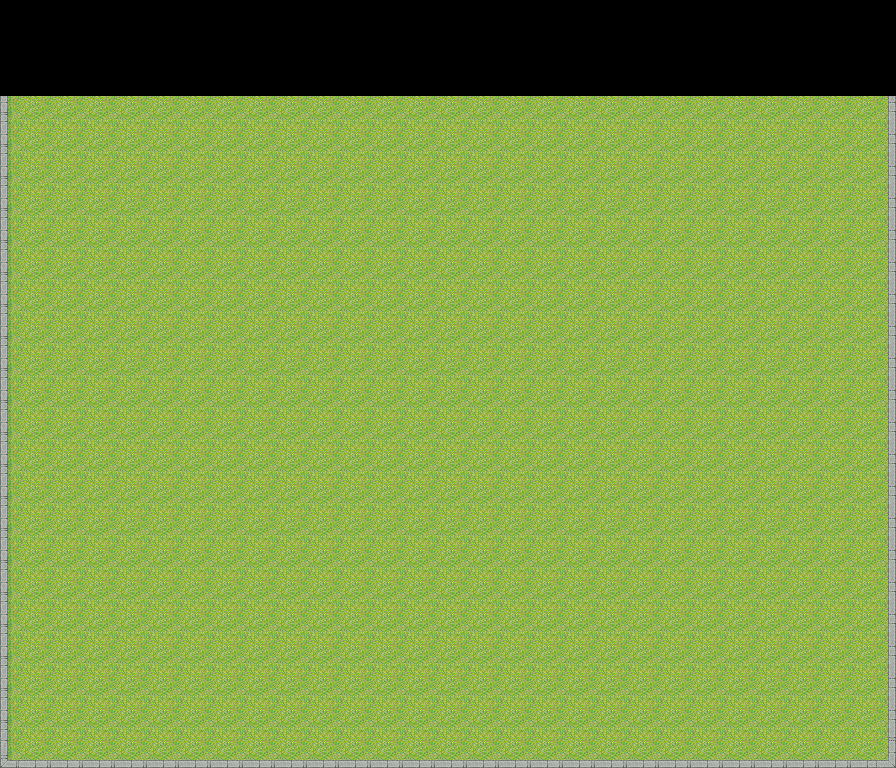

Tiled map render using the project's own tile images. Description and the whole map definition, tile-layer contents included, below:
An orthogonal 28x24 tile map with 32x32 px tiles, 1 tile layer (Camada de Tiles 1), 1 hidden layer not drawn.

<map version="1.0" tiledversion="1.1.5" orientation="orthogonal" renderorder="right-down" width="28" height="24" tilewidth="32" tileheight="32" infinite="0" nextobjectid="1">
 <tileset firstgid="1" source="tileset.tsx" />
 <layer name="Camada de Tiles 1" width="28" height="24">
  <data encoding="csv">
0,0,0,0,0,0,0,0,0,0,0,0,0,0,0,0,0,0,0,0,0,0,0,0,0,0,0,0,
0,0,0,0,0,0,0,0,0,0,0,0,0,0,0,0,0,0,0,0,0,0,0,0,0,0,0,0,
0,0,0,0,0,0,0,0,0,0,0,0,0,0,0,0,0,0,0,0,0,0,0,0,0,0,0,0,
1377,1378,1378,1378,1378,1378,1378,1378,1378,1378,1378,1378,1378,1378,1378,1378,1378,1378,1378,1378,1378,1378,1378,1378,1378,1378,1378,1379,
1377,1378,1378,1378,1378,1378,1378,1378,1378,1378,1378,1378,1378,1378,1378,1378,1378,1378,1378,1378,1378,1378,1378,1378,1378,1378,1378,1379,
1377,1378,1378,1378,1378,1378,1378,1378,1378,1378,1378,1378,1378,1378,1378,1378,1378,1378,1378,1378,1378,1378,1378,1378,1378,1378,1378,1379,
1377,1378,1378,1378,1378,1378,1378,1378,1378,1378,1378,1378,1378,1378,1378,1378,1378,1378,1378,1378,1378,1378,1378,1378,1378,1378,1378,1379,
1377,1378,1378,1378,1378,1378,1378,1378,1378,1378,1378,1378,1378,1378,1378,1378,1378,9,1378,1378,1378,1378,1378,1378,1378,1378,1378,1379,
1377,1378,1378,1378,1378,1378,1378,1378,1378,1378,1378,1378,1378,1378,1378,1378,1378,9,9,1378,1378,1378,1378,1378,1378,1378,1378,1379,
1377,1378,1378,1378,1378,1378,1378,1378,1378,1378,1378,1378,1378,1378,1378,1378,1378,9,1378,1378,1378,1378,1378,1378,1378,1378,1378,1379,
1377,1378,1378,1378,1378,1378,1378,1378,1378,1378,1378,1378,1378,1378,1378,9,9,9,1378,1378,1378,1378,1378,1378,1378,1378,1378,1379,
1377,1378,1378,1378,1378,1378,1378,1378,1378,1378,1378,1378,1378,1378,9,9,1378,1378,1378,1378,1378,1378,1378,1378,1378,1378,1378,1379,
1377,1378,1378,1378,1378,1378,1378,1378,1378,1378,1378,1378,1378,1378,9,9,9,9,9,1378,1378,1378,1378,1378,1378,1378,1378,1379,
1377,1378,1378,1378,1378,1378,1378,1378,1378,1378,1378,1378,1378,1378,1378,1378,1378,1378,1378,1378,1378,1378,1378,1378,1378,1378,1378,1379,
1377,1378,1378,1378,1378,1378,1378,1378,1378,1378,1378,1378,1378,1378,1378,1378,1378,1378,1378,1378,1378,1378,1378,1378,1378,1378,1378,1379,
1377,1378,1378,1378,1378,1378,1378,1378,1378,1378,1378,1378,1378,1378,1378,1378,1378,1378,1378,1378,1378,1378,1378,1378,1378,1378,1378,1379,
1377,1378,1378,1378,1378,1378,1378,1378,1378,1378,1378,1378,1378,1378,1378,1378,1378,1378,1378,1378,1378,1378,1378,1378,1378,1378,1378,1379,
1377,1378,1378,1378,1378,1378,1378,1378,1378,1378,1378,1378,1378,1378,1378,1378,1378,1378,1378,1378,1378,1378,1378,1378,1378,1378,1378,1379,
1377,1378,1378,1378,1378,1378,1378,1378,1378,1378,1378,1378,1378,1378,1378,1378,1378,1378,1378,1378,1378,1378,1378,1378,1378,1378,1378,1379,
1377,1378,1378,1378,1378,1378,1378,1378,1378,1378,1378,1378,1378,1378,1378,1378,1378,1378,1378,1378,1378,1378,1378,1378,1378,1378,1378,1379,
1377,1378,1378,1378,1378,1378,1378,1378,1378,1378,1378,1378,1378,1378,1378,1378,1378,1378,1378,1378,1378,1378,1378,1378,1378,1378,1378,1379,
1377,1378,1378,1378,1378,1378,1378,1378,1378,1378,1378,1378,1378,1378,1378,1378,1378,1378,1378,1378,1378,1378,1378,1378,1378,1378,1378,1379,
1377,1378,1378,1378,1378,1378,1378,1378,1378,1378,1378,1378,1378,1378,1378,1378,1378,1378,1378,1378,1378,1378,1378,1378,1378,1378,1378,1379,
1385,1386,1386,1386,1386,1386,1386,1386,1386,1386,1386,1386,1386,1386,1386,1386,1386,1386,1386,1386,1386,1386,1386,1386,1386,1386,1386,1387
</data>
 </layer>
 <layer name="Camada de Tiles 2" width="28" height="24" visible="0">
  <data encoding="csv">
1457,1458,1458,1458,1458,1458,1458,1458,1458,1458,1458,1458,1458,1458,1458,1458,1458,1458,1458,1458,1458,1458,1458,1458,1458,1458,1458,1459,
1465,1466,1466,1466,1466,1466,1466,1466,1466,1466,1466,1466,1466,1466,1466,1466,1466,1466,1466,1466,1466,1466,1466,1466,1466,1466,1466,1467,
1473,1474,1474,1474,1474,1474,1474,1474,1474,1474,1474,1474,1474,1474,1474,1474,1474,1474,1474,1474,1474,1474,1474,1474,1474,1474,1474,1475,
0,0,0,0,0,0,0,0,0,0,129,0,0,0,0,0,0,136,0,0,0,0,0,0,0,0,0,0,
0,0,0,0,0,0,0,0,0,0,0,0,0,0,0,0,0,0,0,0,0,0,0,0,0,0,0,0,
0,0,0,0,0,0,0,0,0,129,130,131,132,133,134,135,136,0,0,0,0,0,0,0,0,0,0,0,
329,330,331,332,333,0,0,0,0,137,138,139,140,141,142,143,144,0,329,330,331,332,333,0,0,0,0,0,
337,338,339,340,341,342,343,344,0,145,146,147,148,149,150,151,152,0,337,338,339,340,341,342,343,344,0,0,
345,346,347,348,349,350,351,352,0,153,154,155,156,157,158,159,160,0,345,346,347,348,349,350,351,352,0,0,
353,354,355,356,357,358,359,360,0,161,162,163,164,165,166,167,168,0,353,354,355,356,357,358,359,360,0,0,
361,362,363,364,365,366,367,368,0,169,170,171,172,173,174,175,176,0,361,362,363,364,365,366,367,368,0,0,
369,370,371,372,373,374,375,376,201,177,178,179,180,181,182,183,184,0,369,370,371,372,373,374,375,376,0,0,
377,378,379,380,381,382,383,384,0,185,186,187,188,189,190,191,192,0,377,378,379,380,381,382,383,384,0,0,
0,0,0,0,0,0,0,0,0,193,194,195,196,197,198,199,200,0,0,0,0,0,0,0,0,0,0,0,
0,0,0,0,0,0,0,0,0,201,202,203,204,205,206,207,208,0,0,0,0,0,0,0,0,0,0,0,
0,0,0,0,0,0,0,0,0,0,0,0,0,0,0,0,0,0,0,0,0,0,0,0,0,0,0,0,
0,0,0,0,0,0,0,0,0,0,0,0,0,0,0,0,0,0,0,0,0,0,0,0,0,0,0,0,
0,0,0,0,0,0,0,0,0,0,0,0,0,0,0,0,0,0,0,0,0,0,0,0,0,0,0,0,
0,0,0,0,0,0,0,0,0,0,0,0,0,0,0,0,0,0,0,0,0,0,0,0,0,0,0,0,
0,0,0,0,0,0,0,0,0,0,0,0,0,0,0,0,0,0,0,0,0,0,0,0,0,0,0,0,
0,0,0,0,0,0,0,0,0,0,0,0,0,0,0,0,0,0,0,0,0,0,0,0,0,0,0,0,
0,0,0,0,0,0,0,0,0,0,0,0,0,0,0,0,0,0,0,0,0,0,0,0,0,0,0,0,
0,0,0,0,0,0,0,0,0,0,0,0,0,0,0,0,0,0,0,0,0,0,0,0,0,0,0,0,
0,0,0,0,0,0,0,0,0,0,0,0,0,0,0,0,0,0,0,0,0,0,0,0,0,0,0,0
</data>
 </layer>
</map>
